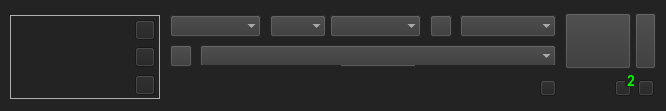
<?xml version="1.0" encoding="UTF-8"?>
<ui version="4.0">
 <class>arSaveAs</class>
 <widget class="QWidget" name="arSaveAs">
  <property name="geometry">
   <rect>
    <x>0</x>
    <y>0</y>
    <width>666</width>
    <height>111</height>
   </rect>
  </property>
  <property name="minimumSize">
   <size>
    <width>666</width>
    <height>111</height>
   </size>
  </property>
  <property name="maximumSize">
   <size>
    <width>666</width>
    <height>111</height>
   </size>
  </property>
  <property name="font">
   <font>
    <family>Calibri</family>
    <pointsize>11</pointsize>
    <weight>75</weight>
    <bold>true</bold>
   </font>
  </property>
  <property name="windowTitle">
   <string>arSave As(s)</string>
  </property>
  <property name="windowIcon">
   <iconset resource="../../img/img.qrc">
    <normaloff>:/btn/btn/btnSave.png</normaloff>:/btn/btn/btnSave.png</iconset>
  </property>
  <property name="styleSheet">
   <string notr="true">color: rgb(225, 225, 225);
background-color: rgb(35, 35, 35);</string>
  </property>
  <widget class="QLineEdit" name="edtShotName">
   <property name="enabled">
    <bool>false</bool>
   </property>
   <property name="geometry">
    <rect>
     <x>270</x>
     <y>50</y>
     <width>56</width>
     <height>16</height>
    </rect>
   </property>
   <property name="font">
    <font>
     <family>Malgun Gothic</family>
     <pointsize>9</pointsize>
     <weight>75</weight>
     <bold>true</bold>
    </font>
   </property>
   <property name="text">
    <string/>
   </property>
   <property name="frame">
    <bool>false</bool>
   </property>
   <property name="readOnly">
    <bool>false</bool>
   </property>
   <property name="placeholderText">
    <string/>
   </property>
  </widget>
  <widget class="QPushButton" name="btnAccept">
   <property name="geometry">
    <rect>
     <x>565</x>
     <y>13</y>
     <width>66</width>
     <height>56</height>
    </rect>
   </property>
   <property name="toolTip">
    <string>Save/Load file</string>
   </property>
   <property name="styleSheet">
    <string notr="true">background-color: rgb(56, 56, 56);</string>
   </property>
   <property name="text">
    <string/>
   </property>
   <property name="icon">
    <iconset resource="../../img/img.qrc">
     <normaloff>:/btn/btn/btnLoad66.png</normaloff>:/btn/btn/btnLoad66.png</iconset>
   </property>
   <property name="iconSize">
    <size>
     <width>91</width>
     <height>56</height>
    </size>
   </property>
   <property name="shortcut">
    <string>Return</string>
   </property>
  </widget>
  <widget class="QPushButton" name="btnHelp">
   <property name="geometry">
    <rect>
     <x>638</x>
     <y>80</y>
     <width>16</width>
     <height>16</height>
    </rect>
   </property>
   <property name="toolTip">
    <string>Help</string>
   </property>
   <property name="styleSheet">
    <string notr="true">background-color: 'transparent';</string>
   </property>
   <property name="text">
    <string/>
   </property>
   <property name="icon">
    <iconset resource="../../img/img.qrc">
     <normaloff>:/btn/btn/btnHelp48.png</normaloff>:/btn/btn/btnHelp48.png</iconset>
   </property>
   <property name="iconSize">
    <size>
     <width>16</width>
     <height>16</height>
    </size>
   </property>
  </widget>
  <widget class="QLineEdit" name="edtMsg">
   <property name="enabled">
    <bool>true</bool>
   </property>
   <property name="geometry">
    <rect>
     <x>172</x>
     <y>80</y>
     <width>361</width>
     <height>16</height>
    </rect>
   </property>
   <property name="font">
    <font>
     <family>MS Shell Dlg 2</family>
     <pointsize>8</pointsize>
     <weight>50</weight>
     <bold>false</bold>
    </font>
   </property>
   <property name="styleSheet">
    <string notr="true"/>
   </property>
   <property name="text">
    <string/>
   </property>
   <property name="frame">
    <bool>false</bool>
   </property>
   <property name="echoMode">
    <enum>QLineEdit::Normal</enum>
   </property>
   <property name="cursorPosition">
    <number>0</number>
   </property>
   <property name="readOnly">
    <bool>true</bool>
   </property>
  </widget>
  <widget class="QLabel" name="lblUser">
   <property name="geometry">
    <rect>
     <x>565</x>
     <y>80</y>
     <width>16</width>
     <height>16</height>
    </rect>
   </property>
   <property name="toolTip">
    <string>User</string>
   </property>
   <property name="styleSheet">
    <string notr="true">background-color: 'transparent';</string>
   </property>
   <property name="text">
    <string/>
   </property>
   <property name="pixmap">
    <pixmap resource="../../img/img.qrc">:/placeholder/placeholder/user.png</pixmap>
   </property>
   <property name="scaledContents">
    <bool>true</bool>
   </property>
  </widget>
  <widget class="QComboBox" name="cbxShot">
   <property name="enabled">
    <bool>true</bool>
   </property>
   <property name="geometry">
    <rect>
     <x>170</x>
     <y>15</y>
     <width>91</width>
     <height>22</height>
    </rect>
   </property>
   <property name="font">
    <font>
     <family>Malgun Gothic</family>
     <pointsize>10</pointsize>
     <weight>75</weight>
     <bold>true</bold>
    </font>
   </property>
   <property name="toolTip">
    <string>Status</string>
   </property>
   <property name="layoutDirection">
    <enum>Qt::LeftToRight</enum>
   </property>
   <property name="styleSheet">
    <string notr="true">background-color: rgb(56, 56, 56);</string>
   </property>
   <property name="editable">
    <bool>false</bool>
   </property>
   <property name="insertPolicy">
    <enum>QComboBox::InsertAtBottom</enum>
   </property>
   <property name="frame">
    <bool>false</bool>
   </property>
  </widget>
  <widget class="QPushButton" name="btnReport">
   <property name="geometry">
    <rect>
     <x>615</x>
     <y>80</y>
     <width>16</width>
     <height>16</height>
    </rect>
   </property>
   <property name="toolTip">
    <string>Report</string>
   </property>
   <property name="styleSheet">
    <string notr="true">background-color: 'transparent';</string>
   </property>
   <property name="text">
    <string/>
   </property>
   <property name="icon">
    <iconset resource="../../img/img.qrc">
     <normaloff>:/btn/btn/btnReport48.png</normaloff>:/btn/btn/btnReport48.png</iconset>
   </property>
   <property name="iconSize">
    <size>
     <width>16</width>
     <height>16</height>
    </size>
   </property>
  </widget>
  <widget class="QLabel" name="lblErrorCount">
   <property name="geometry">
    <rect>
     <x>625</x>
     <y>75</y>
     <width>12</width>
     <height>12</height>
    </rect>
   </property>
   <property name="toolTip">
    <string>Error Count</string>
   </property>
   <property name="styleSheet">
    <string notr="true">background-color: 'transparent'; 
color: rgb(0, 255, 0);</string>
   </property>
   <property name="text">
    <string>2</string>
   </property>
   <property name="scaledContents">
    <bool>true</bool>
   </property>
   <property name="alignment">
    <set>Qt::AlignCenter</set>
   </property>
  </widget>
  <widget class="QPushButton" name="btnOpenFolder">
   <property name="geometry">
    <rect>
     <x>540</x>
     <y>80</y>
     <width>16</width>
     <height>16</height>
    </rect>
   </property>
   <property name="toolTip">
    <string>Open Folder [F]</string>
   </property>
   <property name="styleSheet">
    <string notr="true">background-color: 'transparent';</string>
   </property>
   <property name="text">
    <string/>
   </property>
   <property name="icon">
    <iconset resource="../../img/img.qrc">
     <normaloff>:/btn/btn/btnFolder48.png</normaloff>:/btn/btn/btnFolder48.png</iconset>
   </property>
   <property name="iconSize">
    <size>
     <width>14</width>
     <height>14</height>
    </size>
   </property>
   <property name="shortcut">
    <string>F</string>
   </property>
  </widget>
  <widget class="QLabel" name="lblSoftware">
   <property name="geometry">
    <rect>
     <x>590</x>
     <y>80</y>
     <width>16</width>
     <height>16</height>
    </rect>
   </property>
   <property name="styleSheet">
    <string notr="true">background-color: 'transparent';</string>
   </property>
   <property name="text">
    <string/>
   </property>
   <property name="pixmap">
    <pixmap resource="../../img/img.qrc">:/placeholder/placeholder/program.png</pixmap>
   </property>
   <property name="scaledContents">
    <bool>true</bool>
   </property>
  </widget>
  <widget class="QComboBox" name="cbxTask">
   <property name="geometry">
    <rect>
     <x>460</x>
     <y>15</y>
     <width>96</width>
     <height>22</height>
    </rect>
   </property>
   <property name="font">
    <font>
     <family>Malgun Gothic</family>
     <pointsize>10</pointsize>
     <weight>75</weight>
     <bold>true</bold>
    </font>
   </property>
   <property name="toolTip">
    <string>Task</string>
   </property>
   <property name="layoutDirection">
    <enum>Qt::LeftToRight</enum>
   </property>
   <property name="styleSheet">
    <string notr="true">background-color: rgb(56, 56, 56);</string>
   </property>
   <property name="editable">
    <bool>false</bool>
   </property>
   <property name="maxVisibleItems">
    <number>100</number>
   </property>
   <property name="insertPolicy">
    <enum>QComboBox::InsertAtBottom</enum>
   </property>
   <property name="frame">
    <bool>false</bool>
   </property>
   <property name="modelColumn">
    <number>0</number>
   </property>
  </widget>
  <widget class="QLineEdit" name="edtTask">
   <property name="enabled">
    <bool>false</bool>
   </property>
   <property name="geometry">
    <rect>
     <x>460</x>
     <y>47</y>
     <width>91</width>
     <height>21</height>
    </rect>
   </property>
   <property name="font">
    <font>
     <family>Malgun Gothic</family>
     <pointsize>9</pointsize>
     <weight>75</weight>
     <bold>true</bold>
    </font>
   </property>
   <property name="text">
    <string/>
   </property>
   <property name="frame">
    <bool>false</bool>
   </property>
   <property name="readOnly">
    <bool>false</bool>
   </property>
   <property name="placeholderText">
    <string/>
   </property>
  </widget>
  <widget class="QLineEdit" name="edtShot">
   <property name="enabled">
    <bool>false</bool>
   </property>
   <property name="geometry">
    <rect>
     <x>170</x>
     <y>47</y>
     <width>91</width>
     <height>21</height>
    </rect>
   </property>
   <property name="font">
    <font>
     <family>Malgun Gothic</family>
     <pointsize>9</pointsize>
     <weight>75</weight>
     <bold>true</bold>
    </font>
   </property>
   <property name="text">
    <string/>
   </property>
   <property name="frame">
    <bool>false</bool>
   </property>
   <property name="readOnly">
    <bool>false</bool>
   </property>
   <property name="placeholderText">
    <string/>
   </property>
  </widget>
  <widget class="QComboBox" name="cbxShotName">
   <property name="geometry">
    <rect>
     <x>270</x>
     <y>15</y>
     <width>56</width>
     <height>22</height>
    </rect>
   </property>
   <property name="font">
    <font>
     <family>Malgun Gothic</family>
     <pointsize>10</pointsize>
     <weight>75</weight>
     <bold>true</bold>
    </font>
   </property>
   <property name="layoutDirection">
    <enum>Qt::LeftToRight</enum>
   </property>
   <property name="styleSheet">
    <string notr="true">background-color: rgb(56, 56, 56);</string>
   </property>
   <property name="editable">
    <bool>false</bool>
   </property>
   <property name="maxVisibleItems">
    <number>100</number>
   </property>
   <property name="insertPolicy">
    <enum>QComboBox::InsertAtBottom</enum>
   </property>
   <property name="frame">
    <bool>false</bool>
   </property>
   <property name="modelColumn">
    <number>0</number>
   </property>
  </widget>
  <widget class="QPushButton" name="btnAddShotName">
   <property name="geometry">
    <rect>
     <x>430</x>
     <y>15</y>
     <width>22</width>
     <height>22</height>
    </rect>
   </property>
   <property name="styleSheet">
    <string notr="true">background-color: rgb(56, 56, 56);</string>
   </property>
   <property name="text">
    <string/>
   </property>
   <property name="icon">
    <iconset resource="../../img/img.qrc">
     <normaloff>:/btn/btn/btnAdd48.png</normaloff>:/btn/btn/btnAdd48.png</iconset>
   </property>
   <property name="iconSize">
    <size>
     <width>22</width>
     <height>22</height>
    </size>
   </property>
   <property name="shortcut">
    <string>+</string>
   </property>
  </widget>
  <widget class="QLineEdit" name="edtShotGroup">
   <property name="enabled">
    <bool>false</bool>
   </property>
   <property name="geometry">
    <rect>
     <x>335</x>
     <y>50</y>
     <width>116</width>
     <height>16</height>
    </rect>
   </property>
   <property name="font">
    <font>
     <family>Malgun Gothic</family>
     <pointsize>9</pointsize>
     <weight>75</weight>
     <bold>true</bold>
    </font>
   </property>
   <property name="text">
    <string/>
   </property>
   <property name="frame">
    <bool>false</bool>
   </property>
   <property name="readOnly">
    <bool>false</bool>
   </property>
   <property name="placeholderText">
    <string/>
   </property>
  </widget>
  <widget class="QComboBox" name="cbxShotGroup">
   <property name="geometry">
    <rect>
     <x>330</x>
     <y>15</y>
     <width>91</width>
     <height>22</height>
    </rect>
   </property>
   <property name="font">
    <font>
     <family>Malgun Gothic</family>
     <pointsize>10</pointsize>
     <weight>75</weight>
     <bold>true</bold>
    </font>
   </property>
   <property name="layoutDirection">
    <enum>Qt::LeftToRight</enum>
   </property>
   <property name="styleSheet">
    <string notr="true">background-color: rgb(56, 56, 56);</string>
   </property>
   <property name="editable">
    <bool>false</bool>
   </property>
   <property name="maxVisibleItems">
    <number>100</number>
   </property>
   <property name="insertPolicy">
    <enum>QComboBox::InsertAtBottom</enum>
   </property>
   <property name="frame">
    <bool>false</bool>
   </property>
   <property name="modelColumn">
    <number>0</number>
   </property>
  </widget>
  <widget class="QComboBox" name="cbxShotChoice">
   <property name="geometry">
    <rect>
     <x>200</x>
     <y>45</y>
     <width>356</width>
     <height>22</height>
    </rect>
   </property>
   <property name="font">
    <font>
     <family>Malgun Gothic</family>
     <pointsize>10</pointsize>
     <weight>75</weight>
     <bold>true</bold>
    </font>
   </property>
   <property name="toolTip">
    <string>File</string>
   </property>
   <property name="layoutDirection">
    <enum>Qt::LeftToRight</enum>
   </property>
   <property name="styleSheet">
    <string notr="true">background-color: rgb(56, 56, 56);</string>
   </property>
   <property name="editable">
    <bool>false</bool>
   </property>
   <property name="maxVisibleItems">
    <number>100</number>
   </property>
   <property name="insertPolicy">
    <enum>QComboBox::InsertAtBottom</enum>
   </property>
   <property name="frame">
    <bool>false</bool>
   </property>
   <property name="modelColumn">
    <number>0</number>
   </property>
  </widget>
  <widget class="QLabel" name="lblPreviewImgBG">
   <property name="enabled">
    <bool>false</bool>
   </property>
   <property name="geometry">
    <rect>
     <x>10</x>
     <y>15</y>
     <width>150</width>
     <height>84</height>
    </rect>
   </property>
   <property name="font">
    <font>
     <family>Malgun Gothic</family>
     <pointsize>8</pointsize>
    </font>
   </property>
   <property name="toolTip">
    <string>Thumb Image</string>
   </property>
   <property name="styleSheet">
    <string notr="true">color: rgb(175, 175, 175);</string>
   </property>
   <property name="frameShape">
    <enum>QFrame::Box</enum>
   </property>
   <property name="frameShadow">
    <enum>QFrame::Plain</enum>
   </property>
   <property name="text">
    <string/>
   </property>
   <property name="textFormat">
    <enum>Qt::AutoText</enum>
   </property>
   <property name="pixmap">
    <pixmap>:/placeholder/img/placeholder/000.png</pixmap>
   </property>
   <property name="scaledContents">
    <bool>true</bool>
   </property>
   <property name="alignment">
    <set>Qt::AlignLeading|Qt::AlignLeft|Qt::AlignTop</set>
   </property>
   <property name="wordWrap">
    <bool>false</bool>
   </property>
  </widget>
  <widget class="QPushButton" name="btnScreenshot">
   <property name="geometry">
    <rect>
     <x>135</x>
     <y>20</y>
     <width>20</width>
     <height>20</height>
    </rect>
   </property>
   <property name="toolTip">
    <string>Take Screenshot [S]</string>
   </property>
   <property name="styleSheet">
    <string notr="true">background-color: 'transparent';</string>
   </property>
   <property name="text">
    <string/>
   </property>
   <property name="icon">
    <iconset resource="../../img/img.qrc">
     <normaloff>:/btn/btn/btnCamera48.png</normaloff>:/btn/btn/btnCamera48.png</iconset>
   </property>
   <property name="iconSize">
    <size>
     <width>20</width>
     <height>20</height>
    </size>
   </property>
   <property name="shortcut">
    <string>S</string>
   </property>
  </widget>
  <widget class="QPushButton" name="btnSnapshotRender">
   <property name="geometry">
    <rect>
     <x>135</x>
     <y>47</y>
     <width>20</width>
     <height>20</height>
    </rect>
   </property>
   <property name="toolTip">
    <string>Take Render Snapshot [R]</string>
   </property>
   <property name="styleSheet">
    <string notr="true">background-color: 'transparent';</string>
   </property>
   <property name="text">
    <string/>
   </property>
   <property name="icon">
    <iconset resource="../../img/img.qrc">
     <normaloff>:/shelf/software/maya/shelf/shelf_renderLow35.png</normaloff>:/shelf/software/maya/shelf/shelf_renderLow35.png</iconset>
   </property>
   <property name="iconSize">
    <size>
     <width>20</width>
     <height>20</height>
    </size>
   </property>
   <property name="shortcut">
    <string>R</string>
   </property>
  </widget>
  <widget class="QPushButton" name="btnSnapshotViewport">
   <property name="geometry">
    <rect>
     <x>135</x>
     <y>75</y>
     <width>20</width>
     <height>20</height>
    </rect>
   </property>
   <property name="toolTip">
    <string>Take Viewport Snapshot [V]</string>
   </property>
   <property name="styleSheet">
    <string notr="true">background-color: 'transparent';</string>
   </property>
   <property name="text">
    <string/>
   </property>
   <property name="icon">
    <iconset resource="../../img/img.qrc">
     <normaloff>:/shelf/software/maya/shelf/shelf_viewport35.png</normaloff>:/shelf/software/maya/shelf/shelf_viewport35.png</iconset>
   </property>
   <property name="iconSize">
    <size>
     <width>20</width>
     <height>20</height>
    </size>
   </property>
   <property name="shortcut">
    <string>V</string>
   </property>
  </widget>
  <widget class="QPushButton" name="btnShowPublish">
   <property name="geometry">
    <rect>
     <x>170</x>
     <y>45</y>
     <width>22</width>
     <height>22</height>
    </rect>
   </property>
   <property name="toolTip">
    <string>Show PUBLISH/WORK Files [P]</string>
   </property>
   <property name="styleSheet">
    <string notr="true">background-color: rgb(56, 56, 56);</string>
   </property>
   <property name="text">
    <string/>
   </property>
   <property name="icon">
    <iconset resource="../../img/img.qrc">
     <normaloff>:/btn/btn/btnShowPublish48.png</normaloff>
     <activeon>:/btn/btn/btnShowPublish48p.png</activeon>:/btn/btn/btnShowPublish48.png</iconset>
   </property>
   <property name="iconSize">
    <size>
     <width>22</width>
     <height>22</height>
    </size>
   </property>
   <property name="shortcut">
    <string>P</string>
   </property>
   <property name="checkable">
    <bool>true</bool>
   </property>
  </widget>
  <widget class="QPushButton" name="btnAcceptRef">
   <property name="geometry">
    <rect>
     <x>635</x>
     <y>13</y>
     <width>21</width>
     <height>56</height>
    </rect>
   </property>
   <property name="toolTip">
    <string>Load Reference of the file</string>
   </property>
   <property name="styleSheet">
    <string notr="true">background-color: rgb(56, 56, 56);</string>
   </property>
   <property name="text">
    <string/>
   </property>
   <property name="icon">
    <iconset resource="../../img/img.qrc">
     <normaloff>:/btn/btn/btnAcceptRef21.png</normaloff>:/btn/btn/btnAcceptRef21.png</iconset>
   </property>
   <property name="iconSize">
    <size>
     <width>21</width>
     <height>56</height>
    </size>
   </property>
   <property name="shortcut">
    <string>Return</string>
   </property>
  </widget>
  <widget class="QLineEdit" name="edtMsgDate">
   <property name="enabled">
    <bool>true</bool>
   </property>
   <property name="geometry">
    <rect>
     <x>200</x>
     <y>65</y>
     <width>141</width>
     <height>16</height>
    </rect>
   </property>
   <property name="font">
    <font>
     <family>MS Shell Dlg 2</family>
     <pointsize>8</pointsize>
     <weight>50</weight>
     <bold>false</bold>
    </font>
   </property>
   <property name="styleSheet">
    <string notr="true">color: rgb(180, 180, 180);
background-color: 'transparent';</string>
   </property>
   <property name="text">
    <string/>
   </property>
   <property name="frame">
    <bool>false</bool>
   </property>
   <property name="alignment">
    <set>Qt::AlignLeading|Qt::AlignLeft|Qt::AlignVCenter</set>
   </property>
   <property name="readOnly">
    <bool>true</bool>
   </property>
  </widget>
  <widget class="QLineEdit" name="edtMsgSize">
   <property name="enabled">
    <bool>true</bool>
   </property>
   <property name="geometry">
    <rect>
     <x>415</x>
     <y>65</y>
     <width>141</width>
     <height>16</height>
    </rect>
   </property>
   <property name="font">
    <font>
     <family>MS Shell Dlg 2</family>
     <pointsize>8</pointsize>
     <weight>50</weight>
     <bold>false</bold>
    </font>
   </property>
   <property name="styleSheet">
    <string notr="true">color: rgb(180, 180, 180);
background-color: 'transparent';</string>
   </property>
   <property name="text">
    <string/>
   </property>
   <property name="frame">
    <bool>false</bool>
   </property>
   <property name="alignment">
    <set>Qt::AlignRight|Qt::AlignTrailing|Qt::AlignVCenter</set>
   </property>
   <property name="readOnly">
    <bool>true</bool>
   </property>
  </widget>
  <widget class="QPushButton" name="btnPreviewImg">
   <property name="geometry">
    <rect>
     <x>10</x>
     <y>15</y>
     <width>150</width>
     <height>84</height>
    </rect>
   </property>
   <property name="toolTip">
    <string>Preview</string>
   </property>
   <property name="text">
    <string/>
   </property>
   <property name="icon">
    <iconset resource="../../img/img.qrc">
     <normaloff>:/placeholder/placeholder/image.png</normaloff>:/placeholder/placeholder/image.png</iconset>
   </property>
   <property name="iconSize">
    <size>
     <width>151</width>
     <height>86</height>
    </size>
   </property>
   <property name="autoDefault">
    <bool>false</bool>
   </property>
   <property name="default">
    <bool>false</bool>
   </property>
   <property name="flat">
    <bool>true</bool>
   </property>
  </widget>
  <zorder>lblPreviewImgBG</zorder>
  <zorder>btnPreviewImg</zorder>
  <zorder>edtShotGroup</zorder>
  <zorder>cbxShotGroup</zorder>
  <zorder>btnReport</zorder>
  <zorder>edtShotName</zorder>
  <zorder>btnAccept</zorder>
  <zorder>btnHelp</zorder>
  <zorder>edtMsg</zorder>
  <zorder>lblUser</zorder>
  <zorder>cbxShot</zorder>
  <zorder>lblErrorCount</zorder>
  <zorder>btnOpenFolder</zorder>
  <zorder>lblSoftware</zorder>
  <zorder>cbxTask</zorder>
  <zorder>edtTask</zorder>
  <zorder>edtShot</zorder>
  <zorder>cbxShotName</zorder>
  <zorder>btnAddShotName</zorder>
  <zorder>cbxShotChoice</zorder>
  <zorder>btnScreenshot</zorder>
  <zorder>btnSnapshotRender</zorder>
  <zorder>btnSnapshotViewport</zorder>
  <zorder>btnShowPublish</zorder>
  <zorder>btnAcceptRef</zorder>
  <zorder>edtMsgDate</zorder>
  <zorder>edtMsgSize</zorder>
 </widget>
 <tabstops>
  <tabstop>cbxShot</tabstop>
  <tabstop>cbxTask</tabstop>
  <tabstop>edtShotName</tabstop>
  <tabstop>btnAccept</tabstop>
  <tabstop>btnOpenFolder</tabstop>
  <tabstop>btnReport</tabstop>
  <tabstop>btnHelp</tabstop>
  <tabstop>edtMsg</tabstop>
 </tabstops>
 <resources>
  <include location="../../img/img.qrc"/>
 </resources>
 <connections/>
</ui>
